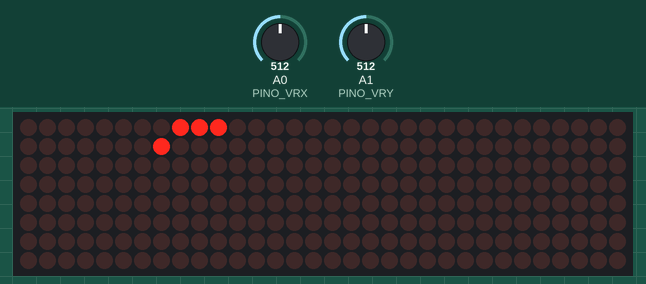
A sketch run on a simulated Arduino Uno, built with avr-gcc and run on an emulated ATmega328P. Shown: 32×8 LED matrix. The test bench sets the inputs (shaded band); at power-on: A1 (PINO_VRY) = 512, A0 (PINO_VRX) = 512. Random numbers use the default seed unless the sketch sets one.

Above: at 1.2 s.
1.3 s: A1 (PINO_VRY) set to 584
3.2 s: A1 (PINO_VRY) set to 618
At 3.31 s:
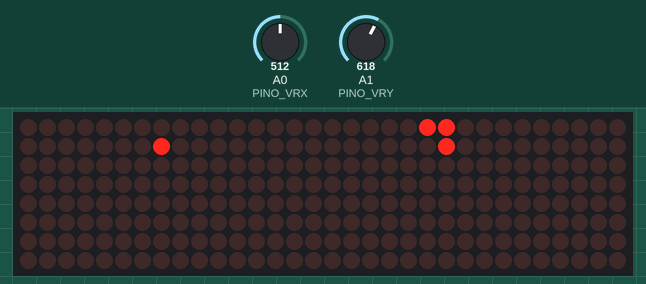
5.2 s: A0 (PINO_VRX) set to 583
6.7 s: A0 (PINO_VRX) set to 613
At 6.85 s:
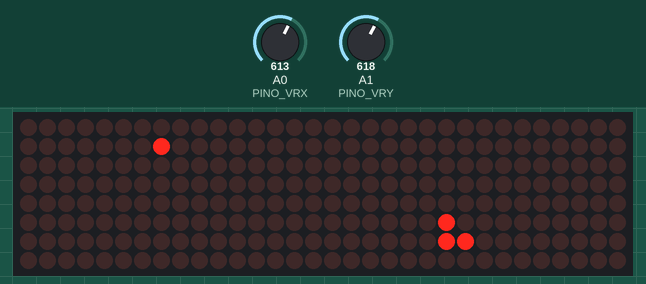
8.7 s: A0 (PINO_VRX) set to 590
At 9.1 s:
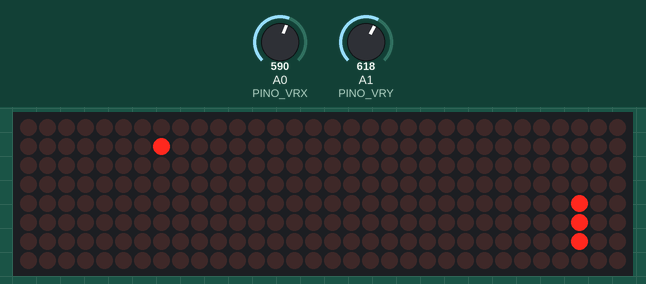
10.6 s: A0 (PINO_VRX) set to 610
At 10.71 s:
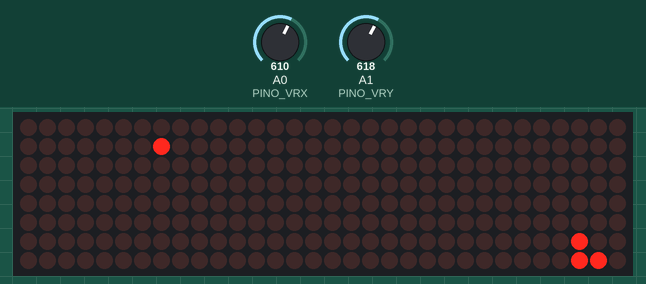

The sketch:

snake.ino
```cpp
#include <LedControl.h>

#define PINO_DIN 12
#define PINO_CS  11
#define PINO_CLK 10

LedControl lc = LedControl(PINO_DIN, PINO_CLK, PINO_CS, 4);

#define PINO_VRX A0
#define PINO_VRY A1
#define PINO_SW  2

#define LARGURA 32
#define ALTURA 8

int snakeX[64] = {0};
int snakeY[64] = {0};
int snakeComprimento = 3;
int direcao = 2; // 0: esquerda, 1: cima, 2: direita, 3: baixo
int ultimaDirecao = 2;
int comidaX = 10;
int comidaY = 4;

void setup() {
    Serial.begin(9600);

    for (int i = 0; i < 4; i++) {
        lc.shutdown(i, false);
        lc.setIntensity(i, 15);
        lc.clearDisplay(i);
    }

    pinMode(PINO_SW, INPUT_PULLUP);
    reset();
}

void loop() {
    int valorVRX = analogRead(PINO_VRX);
    int valorVRY = analogRead(PINO_VRY);

    if (valorVRX < 400 && ultimaDirecao != 2 && ultimaDirecao != 0) {
        direcao = 0; // Esquerda
    }
    if (valorVRX > 600 && ultimaDirecao != 0 && ultimaDirecao != 2) {
        direcao = 2; // Direita
    }
    if (valorVRY < 400 && ultimaDirecao != 3 && ultimaDirecao != 1) {
        direcao = 1; // Cima
    }
    if (valorVRY > 600 && ultimaDirecao != 1 && ultimaDirecao != 3) {
        direcao = 3; // Baixo
    }

    ultimaDirecao = direcao;

    moverSnake();
    checarComida();
    checarColisao();

    for (int i = 0; i < 4; i++) {
        lc.clearDisplay(i);
    }

    for (int i = 0; i < snakeComprimento; i++) {
        int matrizIndice = 3 - (snakeX[i] / 8); // Inverte o índice da matriz
        int matrizX = snakeX[i] % 8;
        lc.setLed(matrizIndice, snakeY[i], matrizX, true);
    }

    int comidaIndiceMatriz = 3 - (comidaX / 8); // Inverte o índice da matriz
    int comidamatrizX = comidaX % 8;
    lc.setLed(comidaIndiceMatriz, comidaY, comidamatrizX, true);

    delay(150);
}

void moverSnake() {
    for (int i = snakeComprimento - 1; i > 0; i--) {
        snakeX[i] = snakeX[i - 1];
        snakeY[i] = snakeY[i - 1];
    }

    if (direcao == 0) { // Esquerda
        snakeX[0] = (snakeX[0] - 1 + LARGURA) % LARGURA;
    }
    if (direcao == 1) { // Cima
        snakeY[0] = (snakeY[0] - 1 + ALTURA) % ALTURA;
    }
    if (direcao == 2) { // Direita
        snakeX[0] = (snakeX[0] + 1) % LARGURA;
    }
    if (direcao == 3) { // Baixo
        snakeY[0] = (snakeY[0] + 1) % ALTURA;
    }
}

void checarComida() {
    if (snakeX[0] == comidaX && snakeY[0] == comidaY) {
        snakeComprimento++;
        colocarComida();
    }
}

void checarColisao() {
    for (int i = 1; i < snakeComprimento; i++) {
        if (snakeX[0] == snakeX[i] && snakeY[0] == snakeY[i]) {
            reset();
            break;
        }
    }
}

void colocarComida() {
    bool posicaoValida = false;

    while (!posicaoValida) {
        posicaoValida = true;
        comidaX = random(LARGURA);
        comidaY = random(ALTURA);

        for (int i = 0; i < snakeComprimento; i++) {
            if (snakeX[i] == comidaX && snakeY[i] == comidaY) {
                posicaoValida = false;
                break;
            }
        }
    }
}

void reset() {
    snakeComprimento = 3;
    direcao = 2;
    ultimaDirecao = 2;

    for (int i = 0; i < snakeComprimento; i++) {
        snakeX[i] = snakeComprimento - 1 - i;
        snakeY[i] = 0;
    }
    colocarComida();
}
```

Measured:
- the behaviour switches between 600 and 601 on A1 (PINO_VRY) (found by bisection; images 0 and 1)
- the behaviour switches between 600 and 601 on A0 (PINO_VRX) (found by bisection; images 1 and 2)
